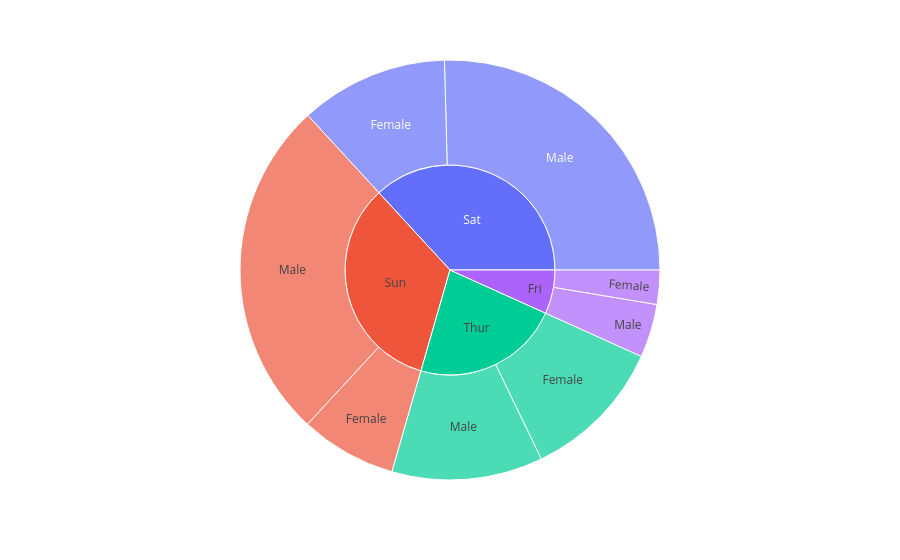

The notebook cell saved with this chart:
### Code cell
#Sunburst plot example 
import plotly.express as px 
figure = px.sunburst(data, path = ["day", "sex"], values = "total_bill")
figure.show()

### Figure 1 — Plotly figure (JSON) as saved in the notebook; plotly's stock layout.template omitted (floating-point values rounded to 4 significant figures)
{"data": [{"branchvalues": "total", "domain": {"x": [0, 1], "y": [0, 1]}, "hovertemplate": "labels=%{label}<br>total_bill=%{value}<br>parent=%{parent}<br>id=%{id}<extra></extra>", "ids": ["Fri/Female", "Sat/Female", "Sun/Female", "Thur/Female", "Fri/Male", "Sat/Male", "Sun/Male", "Thur/Male", "Fri", "Sat", "Sun", "Thur"], "labels": ["Female", "Female", "Female", "Female", "Male", "Male", "Male", "Male", "Fri", "Sat", "Sun", "Thur"], "name": "", "parents": ["Fri", "Sat", "Sun", "Thur", "Fri", "Sat", "Sun", "Thur", "", "", "", ""], "type": "sunburst", "values": [127.3, 551.0, 357.7, 534.9, 198.6, 1227.0, 1269.0, 561.4, 325.9, 1778.0, 1627.0, 1096.0]}], "layout": {"legend": {"tracegroupgap": 0}, "margin": {"t": 60}}}
